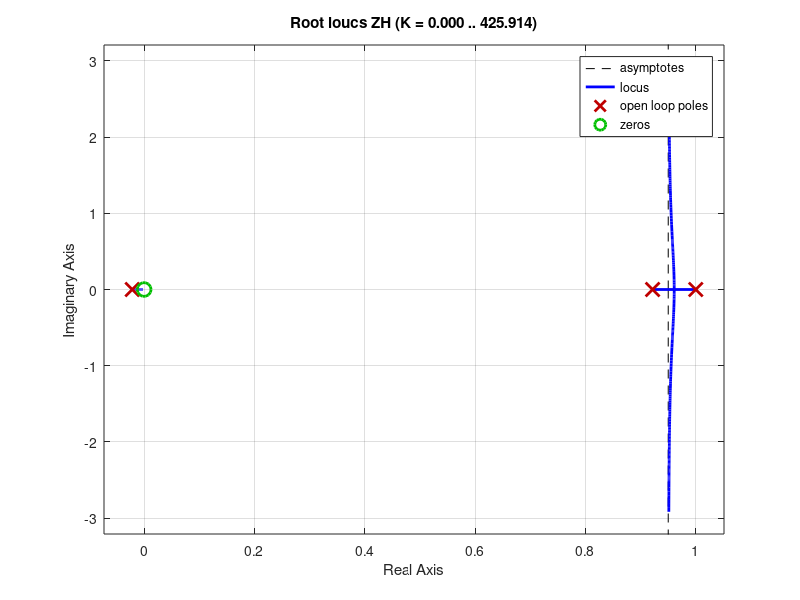

Write MATLAB code to recreate this figure.
%{
Técnicas de Control - Curso 2022/23
 UD1- Ejercicio 3 
Fuyutsuky
%}

%***************Definición e inicialización de variables:****************

a1=0; 
a2=0;
b=0;
ts=0.01 %Tiempo de muestreo
den=[1 -a1 -a2] %Denominador de FDT
num=[b]    %Numerador de FDT
phi=[1.6 -0.64 0.04; 1 -0.25 0.25;0.4 -0.04 0.64;1 -0.16 0.16; 1.9 -0.88 0.02] %Matriz de coeficientes
H= tf([1],[1 0],ts) %definimos una funcion realimentacion unitaria

%Recorremos la matriz de coeficientes phi y creamos las diferentes
%funciones de transferencia, ejecutando despues la prueba con entrada
%escalon e imprimiendo la gráfica asi como lugar de las raices
for i=1:5
    a1=phi(i,1)
    a2=phi(i,2)
    b=phi(i,3)
    den=[1 -a1 -a2]
    num=[b]
    Z=tf(num,den,ts)
    polosZ = pole(Z)
    %***************Ânalisis de respuesta escalon**************
    y =step(Z)
    n=length(y);
    k=0:1:n-1;
    stem(k,y);    
    fprintf("Mostrando respuesta escalón en i=%d:,Pulse una tecla para continuar",i)
    pause
    %********************Lugar de las raices***********************
    ZH=feedback(Z, H)
    polos = pole(ZH) 
    moduloPolo = abs(polos)
    fprintf("Mostrando lugar de las raices,pulse una tecla para continuar")
    rlocus(ZH) 
    pause
end